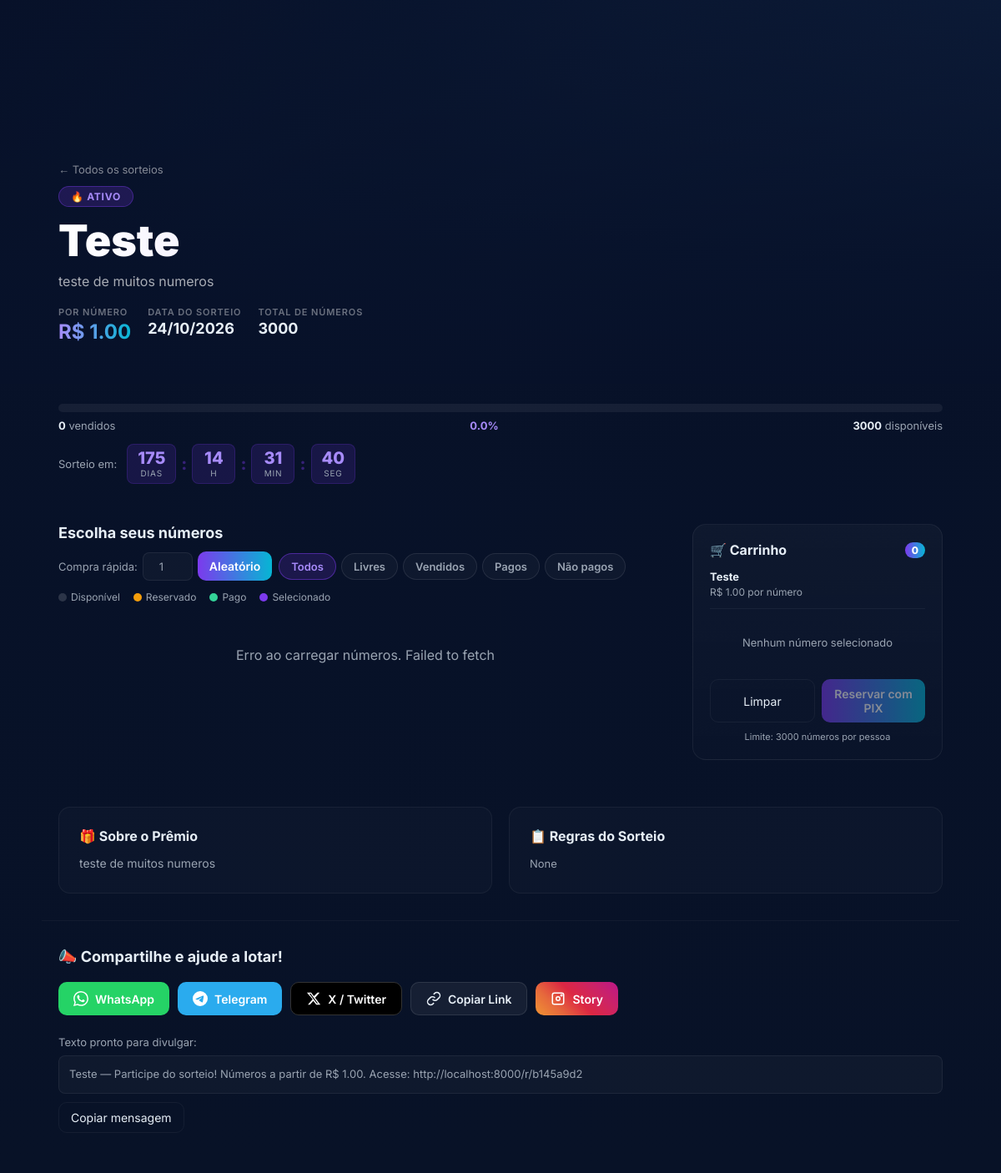
/r/b145a9d2, run on the app's committed database.
### app/models.py (models this page shows)
class Campaign(Base):
    __tablename__ = "campaigns"
    id = Column(Integer, primary_key=True, index=True)
    title = Column(String(200), nullable=False)
    slug = Column(String(16), unique=True, nullable=False, index=True)
    draw_date = Column(DateTime, nullable=True)
    goal_amount = Column(Float, nullable=False)
    price_per_quota = Column(Float, nullable=False)
    pix_key = Column(String(200), nullable=True)
    status = Column(String(20), nullable=False, default="active")  # active | drawn | closed | sold_out
    created_at = Column(DateTime, default=datetime.datetime.utcnow, nullable=False)
    winner_quota_id = Column(Integer, ForeignKey("quotas.id", use_alter=True), nullable=True)
    description = Column(Text, nullable=True)
    prize_image_url = Column(String(500), nullable=True)
    prize_value = Column(Float, nullable=True)
    rules = Column(Text, nullable=True)
    max_per_person = Column(Integer, default=10, nullable=True)
    pix_receiver_name = Column(String(25), default="SORTEIOS", nullable=True)
    pix_receiver_city = Column(String(15), default="SAO PAULO", nullable=True)
    reservation_expires_minutes = Column(Integer, default=30, nullable=True)
    owner_id = Column(Integer, ForeignKey("users.id", ondelete="SET NULL"), nullable=True)
    owner = relationship("User", back_populates="campaigns", foreign_keys=[owner_id])
    quotas = relationship(
        "Quota",
        primaryjoin="Campaign.id == Quota.campaign_id",
        back_populates="campaign",
        cascade="all, delete-orphan",
        lazy="select",
    )
    orders = relationship("Order", back_populates="campaign", cascade="all, delete-orphan")

### app/main.py (the view)
@app.get("/r/{slug}", response_class=HTMLResponse)
def view_raffle_public(request: Request, slug: str, session: Session = Depends(get_db),
                       ref: str | None = None):
    c = crud.get_campaign_by_slug(session, slug)
    if not c:
        raise HTTPException(status_code=404, detail="Sorteio não encontrado")
    stats = crud.get_raffle_stats(session, c.id)
    return templates.TemplateResponse(request, "raffle_public.html", {
        "campaign": c,
        "stats": stats,
        "base_url": BASE_URL,
        "ref": ref or "",
    })

### app/templates/raffle_public.html (shortened to what this page needs)
<!doctype html>
<html lang="pt-BR">
<head>
  <link rel="stylesheet" href="/static/css/style.css" />
  <link rel="stylesheet" href="/static/css/raffle.css" />
</head>
<body>
<header class="rf-hero" id="rfHero"
  >
  <div class="rf-hero-overlay"></div>
  <div class="container rf-hero-inner">
    <a href="/" class="rf-back">← Todos os sorteios</a>
    <div class="rf-hero-body">
      <div class="rf-hero-content">
        {% if campaign.status == 'drawn' %}
        <span class="rf-status-badge drawn">🏆 Sorteado</span>
        {% elif campaign.status == 'closed' %}
        <span class="rf-status-badge closed">Encerrado</span>
        {% elif campaign.status == 'sold_out' %}
        <span class="rf-status-badge sold-out">Esgotado</span>
        {% else %}
        <span class="rf-status-badge active">🔥 Ativo</span>
        {% endif %}
        <h1 class="rf-title">{{ campaign.title }}</h1>
        {% if campaign.description %}
        <p class="rf-subtitle">{{ campaign.description[:200] }}</p>
        {% endif %}
        <div class="rf-meta-row">
          <div class="rf-meta-item">
            <span class="rf-meta-label">Por número</span>
            <span class="rf-meta-value price">R$ {{ '%.2f' % campaign.price_per_quota }}</span>
          </div>
          {% if campaign.draw_date %}
          <div class="rf-meta-item">
            <span class="rf-meta-label">Data do sorteio</span>
            <span class="rf-meta-value">{{ campaign.draw_date.strftime('%d/%m/%Y') }}</span>
          </div>
          {% endif %}
          <div class="rf-meta-item">
            <span class="rf-meta-label">Total de números</span>
            <span class="rf-meta-value">{{ stats.total }}</span>
          </div>
        </div>
      </div>
    </div>
  </div>
</header>
<div class="rf-progress-bar-section container">
  <div class="rf-progress-wrap">
    <div class="rf-progress-track">
    </div>
    <div class="rf-progress-stats">
      <span class="stat-sold"><strong id="statSold">{{ stats.paid + stats.reserved }}</strong> vendidos</span>
      <span class="stat-pct" id="statPct">{{ [((stats.paid + stats.reserved) / stats.total * 100)|round(1), 100]|min if stats.total else 0 }}%</span>
      <span class="stat-avail"><strong id="statAvail">{{ stats.available }}</strong> disponíveis</span>
    </div>
  </div>
  {% if campaign.draw_date %}
  <div class="rf-countdown-wrap">
    <span class="rf-countdown-label">Sorteio em:</span>
    <div class="rf-countdown" id="countdown"
         data-target="{{ campaign.draw_date.isoformat() }}">
      <div class="cd-unit"><span id="cd-days">--</span><small>dias</small></div>
      <div class="cd-sep">:</div>
      <div class="cd-unit"><span id="cd-hours">--</span><small>h</small></div>
      <div class="cd-sep">:</div>
      <div class="cd-unit"><span id="cd-mins">--</span><small>min</small></div>
      <div class="cd-sep">:</div>
      <div class="cd-unit"><span id="cd-secs">--</span><small>seg</small></div>
    </div>
  </div>
  {% endif %}
</div>
<div class="container rf-main">
  <section class="rf-grid-panel">
    <div class="rf-toolbar">
      <div class="rf-toolbar-left">
        <h2>Escolha seus números</h2>
      </div>
      <div class="rf-toolbar-right">
        <div class="rf-quick-buy">
          <label for="quickQty">Compra rápida:</label>
          <input type="number" id="quickQty" min="1" max="{{ campaign.max_per_person or 10 }}" value="1" placeholder="Qtd" />
          <button class="btn primary" id="btnQuickBuy">Aleatório</button>
        </div>
        <div class="rf-filter-tabs">
          <button class="rf-ftab active" id="ftab-all"       onclick="setFilter('all')">Todos</button>
          <button class="rf-ftab"        id="ftab-available"  onclick="setFilter('available')">Livres</button>
          <button class="rf-ftab"        id="ftab-reserved"   onclick="setFilter('reserved')">Vendidos</button>
          <button class="rf-ftab"        id="ftab-paid"       onclick="setFilter('paid')">Pagos</button>
          <button class="rf-ftab"        id="ftab-unpaid"     onclick="setFilter('unpaid')">Não pagos</button>
        </div>
      </div>
    </div>
    <div class="rf-legend">
      <span><span class="dot available"></span> Disponível</span>
      <span><span class="dot reserved"></span> Reservado</span>
      <span><span class="dot paid"></span> Pago</span>
      <span><span class="dot selected"></span> Selecionado</span>
    </div>
    <div class="rf-grid" id="rfGrid">
    </div>
  </section>
  <aside class="rf-cart" id="rfCart">
    <div class="rf-cart-header">
      <h3>🛒 Carrinho</h3>
      <span class="rf-cart-count" id="cartCount">0</span>
    </div>
    <div class="rf-cart-campaign">
      <strong>{{ campaign.title }}</strong>
      <div class="rf-cart-price">R$ {{ '%.2f' % campaign.price_per_quota }} por número</div>
    </div>
    <div class="rf-cart-items" id="cartItems">
      <div class="rf-cart-empty">Nenhum número selecionado</div>
    </div>
    <div class="rf-cart-actions">
      <button class="btn" id="btnClearCart">Limpar</button>
      <button class="btn primary" id="btnCheckout" disabled>Reservar com PIX</button>
    </div>
    {% if campaign.max_per_person %}
    <p class="rf-cart-limit">Limite: {{ campaign.max_per_person }} números por pessoa</p>
    {% endif %}
  </aside>
</div>
{% if campaign.description or campaign.rules or campaign.prize_value %}
<div class="container rf-details-section">
  <div class="rf-details-grid">
    {% if campaign.description %}
    <div class="rf-detail-card">
      <h3>🎁 Sobre o Prêmio</h3>
      <p>{{ campaign.description }}</p>
    </div>
    {% endif %}
    {% if campaign.rules %}
    <div class="rf-detail-card">
      <h3>📋 Regras do Sorteio</h3>
      <div class="rf-rules">{{ campaign.rules }}</div>
    </div>
    {% endif %}
  </div>
</div>
{% endif %}
<div class="container rf-share-section">
  <h3>📣 Compartilhe e ajude a lotar!</h3>
  <div class="rf-share-buttons">
    <a class="rf-share-btn whatsapp" id="shareWhatsApp" href="#" target="_blank" rel="noopener">
      WhatsApp
    </a>
    <a class="rf-share-btn telegram" id="shareTelegram" href="#" target="_blank" rel="noopener">
      Telegram
    </a>
    <a class="rf-share-btn twitter" id="shareTwitter" href="#" target="_blank" rel="noopener">
      <svg viewBox="0 0 24 24" fill="currentColor"><path d="M18.244 2.25h3.308l-7.227 8.26 8.502 11.24H16.17l-4.714-6.231-5.401 6.231H2.748l7.73-8.835L1.254 2.25H8.08l4.259 5.63L18.244 2.25zm-1.161 17.52h1.833L7.084 4.126H5.117L17.083 19.77z"/></svg>
      X / Twitter
    </a>
    <button class="rf-share-btn copy" id="btnCopyLink">
      <svg viewBox="0 0 24 24" fill="none" stroke="currentColor" stroke-width="2"><path d="M10 13a5 5 0 0 0 7.54.54l3-3a5 5 0 0 0-7.07-7.07l-1.72 1.71"/><path d="M14 11a5 5 0 0 0-7.54-.54l-3 3a5 5 0 0 0 7.07 7.07l1.71-1.71"/></svg>
      Copiar Link
    </button>
    <button class="rf-share-btn story" id="btnStory" onclick="shareStory()">
      <svg viewBox="0 0 24 24" fill="none" stroke="currentColor" stroke-width="2"><rect x="3" y="3" width="18" height="18" rx="3"/><circle cx="12" cy="12" r="3"/><circle cx="17.5" cy="6.5" r="1"/></svg>
      Story
    </button>
  </div>
  <div class="rf-share-text">
    <p class="rf-share-label">Texto pronto para divulgar:</p>
    <div class="rf-share-msg" id="shareMsg">{{ campaign.title }} — Participe do sorteio! Números a partir de R$ {{ '%.2f' % campaign.price_per_quota }}. Acesse: {{ base_url }}/r/{{ campaign.slug }}</div>
    <button class="btn" id="btnCopyMsg">Copiar mensagem</button>
  </div>
</div>
</body>
</html>

### app/static/css/style.css (style rules this page uses)
:root { --bg: #0f1724; --card: #0b1220; --muted: #9aa4b2; --accent: #7c3aed; --accent-2: #06b6d4; --surface: rgba(255, 255, 255, 0.03); --border: rgba(255, 255, 255, 0.05); --danger: #f87171; --success: #34d399; }
* { box-sizing: border-box; }
body { font-family: Inter, system-ui, Arial, sans-serif; margin: 0; background: linear-gradient(180deg, #071129 0%, #081227 100%); color: #e6eef6; min-height: 100vh; }
.container { max-width: 1100px; margin: 0 auto; padding: 0 20px; }
.btn { background: transparent; border: 1px solid var(--border); padding: 9px 14px; border-radius: 10px; color: inherit; cursor: pointer; font-size: 14px; font-family: inherit; transition: background .12s, border-color .12s; }
.btn.primary { background: linear-gradient(90deg, var(--accent), var(--accent-2)); border: none; color: white; font-weight: 600; }
.btn:disabled { opacity: 0.5; cursor: not-allowed; }
.form input, input[type="password"], input[type="text"], input[type="number"], input[type="datetime-local"] { display: block; width: 100%; padding: 10px 12px; border-radius: 8px; border: 1px solid rgba(255, 255, 255, 0.07); background: rgba(255, 255, 255, 0.03); color: inherit; font-size: 14px; font-family: inherit; outline: none; transition: border-color .15s; }

### data on the page
Campaign: title "Teste", description "teste de muitos numeros", price_per_quota "1.00", draw_date "24/10/2026", max_per_person "3000", rules "None", slug "b145a9d2"

### other printed values
{{ stats.total }} "3000"
{{ stats.paid + stats.reserved }} "0"
{{ stats.available }} "3000"
{{ base_url }} "http://localhost:8000"
